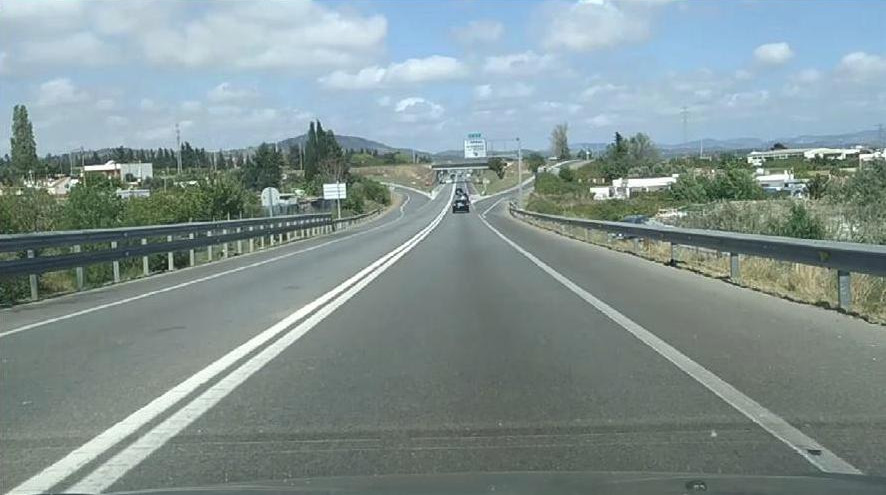
#> input picture autocesta.jpg, 886 x 495 px, given in place of video1.mp4, which was not available
$ python predavanje.py
#> lines starting #> are read from the running program, lines starting #| are printed output that depends on the picture; after the words box and inside, x2 and y2 are one past the last pixel; in counts of white or black regions, pixels touching at a corner belong together; pictures that were not available may be replaced by others from this repository, and a replacement may not be noted

"""
1. Nadograditi algoritam tako da radi na video zapisu
2. Napraviti pauziranje video zapisa na tipku "p" (ostatak algoritma mora se nastaviti izvršavati na pauziranom frameu)
3. Preraditi algoritam da pokazuje slike u više redova (npr. 2 slike u jednom redu) (cv2.vconcat())
4. Dodati trackbare za canny threshold-e i prikazati canny sliku (cv2.Canny())
5. Dodati feature koji mislite da bi bio koristan

"""


import cv2
import numpy as np

cv2.namedWindow("filter")

low = np.array([0, 0, 0])
high = np.array([255, 255, 255])

canny_h=255
canny_l=0


# [41 lines left out: functions first_low_trackbar, first_high_trackbar, second_low_trackbar, second_high_trackbar, third_low_trackbar, third_high_trackbar, not called in this run]

def canny_lower(val):
    global canny_l
    canny_l = val

def canny_higher(val):
    global canny_h
    canny_h = val


cv2.createTrackbar("Low-0", "filter", 0, 255, first_low_trackbar)
cv2.createTrackbar("Low-1", "filter", 0, 255, second_low_trackbar)
cv2.createTrackbar("Low-2", "filter", 0, 255, third_low_trackbar)
cv2.createTrackbar("High-0", "filter", 255, 255, first_high_trackbar)
cv2.createTrackbar("High-1", "filter", 255, 255, second_high_trackbar)
cv2.createTrackbar("High-2", "filter", 255, 255, third_high_trackbar)
cv2.createTrackbar("Canny-Lower", "filter", 0, 255, canny_lower)
cv2.createTrackbar("Canny-Higher", "filter", 255, 255, canny_higher)


#read image and resize

cap=cv2.VideoCapture("video1.mp4")
#image = cv2.imread("red_object.jpg")
#image = cv2.resize(image, (300, 300))

while True:

    ret,frame =cap.read()
#> frame is the input picture: shape (495, 886, 3); mean B, G, R 146.7, 146.7, 130.6
    frame=cv2.resize(frame,(200,200))
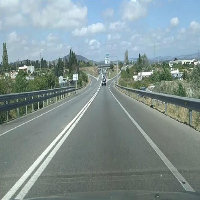
#> frame: shape (200, 200, 3); mean B, G, R 146.7, 146.6, 130.5
    if frame is None:
        break


    #RGB filter
    imageRGB = cv2.cvtColor(frame, cv2.COLOR_BGR2RGB)
    filteredRGB = cv2.inRange(imageRGB, low, high)
#> filteredRGB: shape (200, 200); every value is 255
    filteredRGB = cv2.cvtColor(filteredRGB, cv2.COLOR_GRAY2BGR)
#> filteredRGB: shape (200, 200, 3); every value is 255

    #HSV filter
    imageHSV = cv2.cvtColor(frame, cv2.COLOR_BGR2HSV)
#> imageHSV: shape (200, 200, 3); mean H, S, V 78.6, 37.8, 152.9
    filteredHSV = cv2.inRange(imageHSV, low, high)
    filteredHSV = cv2.cvtColor(filteredHSV, cv2.COLOR_GRAY2BGR)

    #HLS filter
    imageHLS = cv2.cvtColor(frame, cv2.COLOR_BGR2HLS)
#> imageHLS: shape (200, 200, 3); mean of channels 0, 1, 2 78.6, 141.2, 43.3

    filteredHLS = cv2.inRange(imageHLS, low, high)
    filteredHLS =  cv2.cvtColor(filteredHLS, cv2.COLOR_GRAY2BGR)

    #Canny filter
    imageCanny=cv2.Canny(frame,canny_l,canny_h)
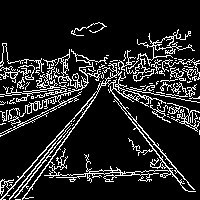
#> imageCanny: shape (200, 200); 13.7% white in thin lines or dots, all inside (x1, y1, x2, y2) = (0, 22, 200, 200)
    filteredCanny=cv2.cvtColor(imageCanny,cv2.COLOR_GRAY2BGR)


    def concat_vh(list_2d):# return final image
        return cv2.vconcat([cv2.hconcat(list_h)
            for list_h in list_2d])


    showIMG = concat_vh([[frame, filteredRGB,filteredRGB],
                      [filteredHSV, filteredHLS,filteredCanny]])
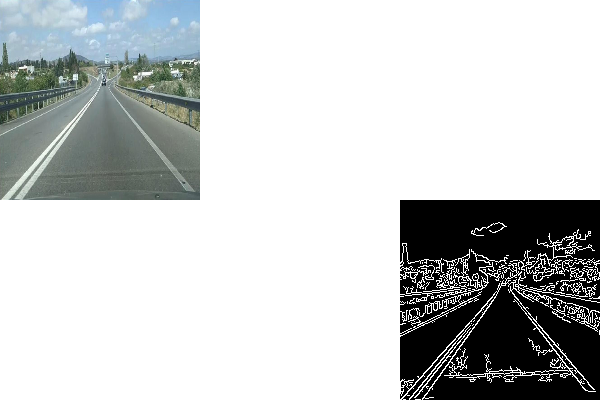
#> showIMG: shape (400, 600, 3); mean B, G, R 200.3, 200.3, 197.6

    cv2.imshow("filtershow", showIMG)
    if cv2.waitKey(1) == ord("q"):
#> (key q is pressed here)
        print(f"LOW: {low} | HIGH: {high}")
        break

    if cv2.waitKey(1)==ord("p"):
        cv2.waitKey()

cv2.destroyAllWindows()

$ run again, on kamera2.jpg
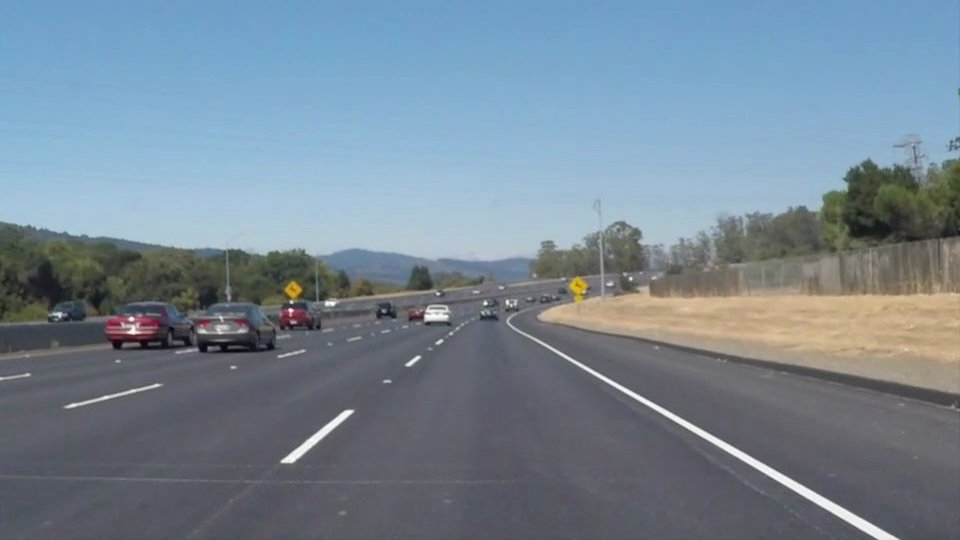
#> input picture kamera2.jpg, 960 x 540 px, given in place of video1.mp4, which was not available
#> frame is the input picture: shape (540, 960, 3); mean B, G, R 148.1, 134.5, 118.5
#> frame: shape (200, 200, 3)
#> imageHSV: shape (200, 200, 3); mean H, S, V 97.8, 55.1, 152.4
#> imageHLS: shape (200, 200, 3); mean of channels 0, 1, 2 97.8, 133.5, 57.7
#> `imageCanny=cv2.Canny(frame,canny_l,canny_h)`:
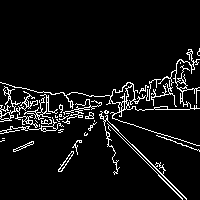
#> imageCanny: shape (200, 200); 6.7% white in thin lines or dots, all inside (x1, y1, x2, y2) = (0, 48, 200, 200)
#> `showIMG = concat_vh([[frame, filteredRGB,filteredRGB], [filteredHSV, f..`:
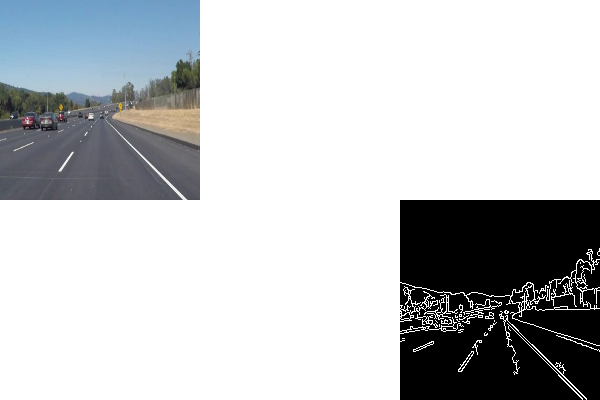
#> showIMG: shape (400, 600, 3); mean B, G, R 197.5, 195.3, 192.6
